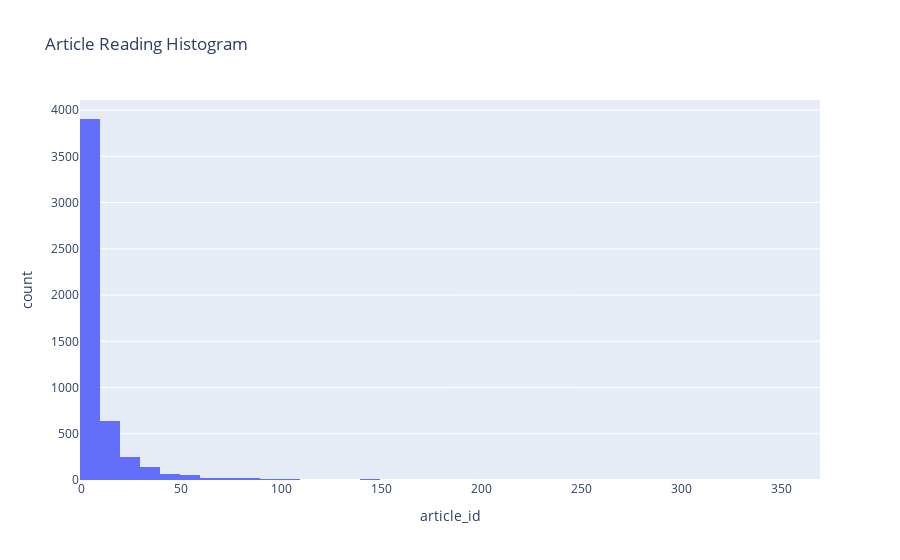

The cell this chart's notebook holds for it:
### Code cell
# Create a histogram graph using Plotly Express
px.histogram(df1, x='article_id', nbins=50, title='Article Interaction Histogram')

### Figure 1 — Plotly figure (JSON) as saved in the notebook; plotly's stock layout.template omitted (floating-point values rounded to 4 significant figures; data arrays with more than 128 entries replaced by an {"elided": "..."} marker saying what was removed)
{"data": [{"alignmentgroup": "True", "bingroup": "x", "hovertemplate": "article_id=%{x}<br>count=%{y}<extra></extra>", "legendgroup": "", "marker": {"color": "#636efa", "pattern": {"shape": ""}}, "name": "", "nbinsx": 50, "offsetgroup": "", "orientation": "v", "showlegend": false, "type": "histogram", "x": {"elided": "5148 int values"}, "xaxis": "x", "yaxis": "y"}], "layout": {"barmode": "relative", "legend": {"tracegroupgap": 0}, "title": {"text": "Article Reading Histogram"}, "xaxis": {"anchor": "y", "domain": [0, 1], "title": {"text": "article_id"}}, "yaxis": {"anchor": "x", "domain": [0, 1], "title": {"text": "count"}}}}
